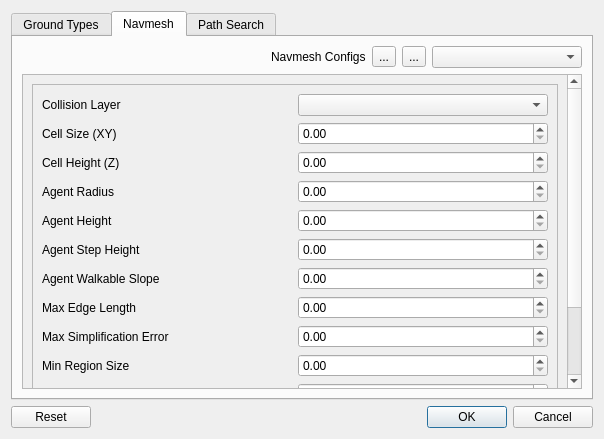
<?xml version="1.0" encoding="UTF-8"?>
<ui version="4.0">
 <class>AiProjectSettingsDlg</class>
 <widget class="QDialog" name="AiProjectSettingsDlg">
  <property name="geometry">
   <rect>
    <x>0</x>
    <y>0</y>
    <width>604</width>
    <height>439</height>
   </rect>
  </property>
  <property name="windowTitle">
   <string>Ai Project Settings</string>
  </property>
  <property name="windowIcon">
   <iconset resource="../QtResources/resources.qrc">
    <normaloff>:/AiPlugin/plAiPlugin.svg</normaloff>:/AiPlugin/plAiPlugin.svg</iconset>
  </property>
  <layout class="QVBoxLayout" name="verticalLayout">
   <item>
    <widget class="QTabWidget" name="Tabs">
     <property name="currentIndex">
      <number>1</number>
     </property>
     <widget class="QWidget" name="GroundTypesTab">
      <attribute name="title">
       <string>Ground Types</string>
      </attribute>
      <layout class="QHBoxLayout" name="horizontalLayout">
       <item>
        <widget class="QListWidget" name="GroundTypes">
         <property name="selectionBehavior">
          <enum>QAbstractItemView::SelectRows</enum>
         </property>
         <property name="uniformItemSizes">
          <bool>true</bool>
         </property>
        </widget>
       </item>
      </layout>
     </widget>
     <widget class="QWidget" name="NavmeshTab">
      <attribute name="title">
       <string>Navmesh</string>
      </attribute>
      <layout class="QVBoxLayout" name="verticalLayout_3">
       <item>
        <layout class="QHBoxLayout" name="horizontalLayout_4">
         <item>
          <spacer name="horizontalSpacer_2">
           <property name="orientation">
            <enum>Qt::Horizontal</enum>
           </property>
           <property name="sizeHint" stdset="0">
            <size>
             <width>40</width>
             <height>20</height>
            </size>
           </property>
          </spacer>
         </item>
         <item>
          <widget class="QLabel" name="label_2">
           <property name="text">
            <string>Navmesh Configs</string>
           </property>
          </widget>
         </item>
         <item>
          <widget class="QToolButton" name="AddMeshCfg">
           <property name="text">
            <string>...</string>
           </property>
           <property name="icon">
            <iconset resource="../../../../Tools/Libs/GuiFoundation/QtResources/resources.qrc">
             <normaloff>:/GuiFoundation/Icons/Add.svg</normaloff>:/GuiFoundation/Icons/Add.svg</iconset>
           </property>
          </widget>
         </item>
         <item>
          <widget class="QToolButton" name="RemoveMeshCfg">
           <property name="text">
            <string>...</string>
           </property>
           <property name="icon">
            <iconset resource="../../../../Tools/Libs/GuiFoundation/QtResources/resources.qrc">
             <normaloff>:/GuiFoundation/Icons/Delete.svg</normaloff>:/GuiFoundation/Icons/Delete.svg</iconset>
           </property>
          </widget>
         </item>
         <item>
          <widget class="QComboBox" name="SelectedMeshCfg">
           <property name="minimumSize">
            <size>
             <width>150</width>
             <height>0</height>
            </size>
           </property>
          </widget>
         </item>
        </layout>
       </item>
       <item>
        <widget class="QScrollArea" name="scrollArea">
         <property name="widgetResizable">
          <bool>true</bool>
         </property>
         <widget class="QWidget" name="scrollAreaWidgetContents">
          <property name="geometry">
           <rect>
            <x>0</x>
            <y>-66</y>
            <width>543</width>
            <height>382</height>
           </rect>
          </property>
          <layout class="QHBoxLayout" name="horizontalLayout_5">
           <item>
            <widget class="QFrame" name="NavmeshCfg">
             <property name="frameShape">
              <enum>QFrame::StyledPanel</enum>
             </property>
             <property name="frameShadow">
              <enum>QFrame::Raised</enum>
             </property>
             <layout class="QGridLayout" name="gridLayout">
              <item row="1" column="1">
               <widget class="QDoubleSpinBox" name="NavCellSize"/>
              </item>
              <item row="14" column="0">
               <spacer name="verticalSpacer">
                <property name="orientation">
                 <enum>Qt::Vertical</enum>
                </property>
                <property name="sizeHint" stdset="0">
                 <size>
                  <width>20</width>
                  <height>3</height>
                 </size>
                </property>
               </spacer>
              </item>
              <item row="11" column="1">
               <widget class="QDoubleSpinBox" name="NavDetailSampleDistance"/>
              </item>
              <item row="2" column="1">
               <widget class="QDoubleSpinBox" name="NavCellHeight"/>
              </item>
              <item row="1" column="0">
               <widget class="QLabel" name="label_3">
                <property name="text">
                 <string>Cell Size (XY)</string>
                </property>
               </widget>
              </item>
              <item row="9" column="0">
               <widget class="QLabel" name="label_12">
                <property name="text">
                 <string>Min Region Size</string>
                </property>
               </widget>
              </item>
              <item row="5" column="1">
               <widget class="QDoubleSpinBox" name="NavAgentStep"/>
              </item>
              <item row="4" column="0">
               <widget class="QLabel" name="label_6">
                <property name="text">
                 <string>Agent Height</string>
                </property>
               </widget>
              </item>
              <item row="7" column="1">
               <widget class="QDoubleSpinBox" name="NavMaxEdgeLength"/>
              </item>
              <item row="7" column="0">
               <widget class="QLabel" name="label_9">
                <property name="text">
                 <string>Max Edge Length</string>
                </property>
               </widget>
              </item>
              <item row="9" column="1">
               <widget class="QDoubleSpinBox" name="NavMinRegionSize"/>
              </item>
              <item row="8" column="1">
               <widget class="QDoubleSpinBox" name="NavSimplificationError"/>
              </item>
              <item row="10" column="0">
               <widget class="QLabel" name="label_11">
                <property name="text">
                 <string>Region Merge Size</string>
                </property>
               </widget>
              </item>
              <item row="3" column="1">
               <widget class="QDoubleSpinBox" name="NavAgentRadius"/>
              </item>
              <item row="13" column="0">
               <spacer name="verticalSpacer_2">
                <property name="orientation">
                 <enum>Qt::Vertical</enum>
                </property>
                <property name="sizeHint" stdset="0">
                 <size>
                  <width>20</width>
                  <height>194</height>
                 </size>
                </property>
               </spacer>
              </item>
              <item row="6" column="1">
               <widget class="QDoubleSpinBox" name="NavAgentSlope"/>
              </item>
              <item row="3" column="0">
               <widget class="QLabel" name="label_5">
                <property name="text">
                 <string>Agent Radius</string>
                </property>
               </widget>
              </item>
              <item row="10" column="1">
               <widget class="QDoubleSpinBox" name="NavRegionMergeSize"/>
              </item>
              <item row="4" column="1">
               <widget class="QDoubleSpinBox" name="NavAgentHeight"/>
              </item>
              <item row="6" column="0">
               <widget class="QLabel" name="label_8">
                <property name="text">
                 <string>Agent Walkable Slope</string>
                </property>
               </widget>
              </item>
              <item row="5" column="0">
               <widget class="QLabel" name="label_7">
                <property name="text">
                 <string>Agent Step Height</string>
                </property>
               </widget>
              </item>
              <item row="12" column="1">
               <widget class="QDoubleSpinBox" name="NavDetailSampleError"/>
              </item>
              <item row="2" column="0">
               <widget class="QLabel" name="label_4">
                <property name="text">
                 <string>Cell Height (Z)</string>
                </property>
               </widget>
              </item>
              <item row="12" column="0">
               <widget class="QLabel" name="label_14">
                <property name="text">
                 <string>Detail Sample Error</string>
                </property>
               </widget>
              </item>
              <item row="11" column="0">
               <widget class="QLabel" name="label_13">
                <property name="text">
                 <string>Detail Sample Distance</string>
                </property>
               </widget>
              </item>
              <item row="8" column="0">
               <widget class="QLabel" name="label_10">
                <property name="text">
                 <string>Max Simplification Error</string>
                </property>
               </widget>
              </item>
              <item row="0" column="0">
               <widget class="QLabel" name="label_15">
                <property name="text">
                 <string>Collision Layer</string>
                </property>
               </widget>
              </item>
              <item row="0" column="1">
               <widget class="QComboBox" name="CollisionLayer"/>
              </item>
             </layout>
            </widget>
           </item>
          </layout>
         </widget>
        </widget>
       </item>
      </layout>
     </widget>
     <widget class="QWidget" name="PathSearchTab">
      <attribute name="title">
       <string>Path Search</string>
      </attribute>
      <layout class="QHBoxLayout" name="horizontalLayout_3">
       <item>
        <layout class="QVBoxLayout" name="verticalLayout_2">
         <item>
          <layout class="QHBoxLayout" name="horizontalLayout_2">
           <item>
            <spacer name="horizontalSpacer">
             <property name="orientation">
              <enum>Qt::Horizontal</enum>
             </property>
             <property name="sizeHint" stdset="0">
              <size>
               <width>40</width>
               <height>20</height>
              </size>
             </property>
            </spacer>
           </item>
           <item>
            <widget class="QLabel" name="label">
             <property name="text">
              <string>Search Configs</string>
             </property>
            </widget>
           </item>
           <item>
            <widget class="QToolButton" name="AddPathCfg">
             <property name="text">
              <string>...</string>
             </property>
             <property name="icon">
              <iconset resource="../../../../Tools/Libs/GuiFoundation/QtResources/resources.qrc">
               <normaloff>:/GuiFoundation/Icons/Add.svg</normaloff>:/GuiFoundation/Icons/Add.svg</iconset>
             </property>
            </widget>
           </item>
           <item>
            <widget class="QToolButton" name="RemovePathCfg">
             <property name="text">
              <string>...</string>
             </property>
             <property name="icon">
              <iconset resource="../../../../Tools/Libs/GuiFoundation/QtResources/resources.qrc">
               <normaloff>:/GuiFoundation/Icons/Delete.svg</normaloff>:/GuiFoundation/Icons/Delete.svg</iconset>
             </property>
            </widget>
           </item>
           <item>
            <widget class="QComboBox" name="SelectedPathCfg">
             <property name="minimumSize">
              <size>
               <width>150</width>
               <height>0</height>
              </size>
             </property>
            </widget>
           </item>
          </layout>
         </item>
         <item>
          <widget class="QTableWidget" name="PathConfig">
           <property name="editTriggers">
            <set>QAbstractItemView::NoEditTriggers</set>
           </property>
           <property name="alternatingRowColors">
            <bool>false</bool>
           </property>
           <property name="selectionMode">
            <enum>QAbstractItemView::SingleSelection</enum>
           </property>
           <property name="selectionBehavior">
            <enum>QAbstractItemView::SelectRows</enum>
           </property>
           <property name="wordWrap">
            <bool>false</bool>
           </property>
           <property name="cornerButtonEnabled">
            <bool>false</bool>
           </property>
           <attribute name="horizontalHeaderStretchLastSection">
            <bool>true</bool>
           </attribute>
           <attribute name="verticalHeaderVisible">
            <bool>false</bool>
           </attribute>
           <column>
            <property name="text">
             <string>Ground Type</string>
            </property>
           </column>
           <column>
            <property name="text">
             <string>Traversal Allowed</string>
            </property>
           </column>
           <column>
            <property name="text">
             <string>Traversal Cost</string>
            </property>
           </column>
          </widget>
         </item>
        </layout>
       </item>
      </layout>
     </widget>
    </widget>
   </item>
   <item>
    <widget class="QDialogButtonBox" name="DefaultButtons">
     <property name="orientation">
      <enum>Qt::Horizontal</enum>
     </property>
     <property name="standardButtons">
      <set>QDialogButtonBox::Cancel|QDialogButtonBox::Ok|QDialogButtonBox::Reset</set>
     </property>
     <property name="centerButtons">
      <bool>false</bool>
     </property>
    </widget>
   </item>
  </layout>
 </widget>
 <tabstops>
  <tabstop>GroundTypes</tabstop>
  <tabstop>AddMeshCfg</tabstop>
  <tabstop>RemoveMeshCfg</tabstop>
  <tabstop>SelectedMeshCfg</tabstop>
  <tabstop>scrollArea</tabstop>
  <tabstop>CollisionLayer</tabstop>
  <tabstop>NavCellSize</tabstop>
  <tabstop>NavCellHeight</tabstop>
  <tabstop>NavAgentRadius</tabstop>
  <tabstop>NavAgentHeight</tabstop>
  <tabstop>NavAgentStep</tabstop>
  <tabstop>NavAgentSlope</tabstop>
  <tabstop>NavMaxEdgeLength</tabstop>
  <tabstop>NavSimplificationError</tabstop>
  <tabstop>NavMinRegionSize</tabstop>
  <tabstop>NavRegionMergeSize</tabstop>
  <tabstop>NavDetailSampleDistance</tabstop>
  <tabstop>NavDetailSampleError</tabstop>
  <tabstop>Tabs</tabstop>
  <tabstop>AddPathCfg</tabstop>
  <tabstop>RemovePathCfg</tabstop>
  <tabstop>SelectedPathCfg</tabstop>
  <tabstop>PathConfig</tabstop>
 </tabstops>
 <resources>
  <include location="../../../../Tools/Libs/GuiFoundation/QtResources/resources.qrc"/>
  <include location="../QtResources/resources.qrc"/>
 </resources>
 <connections/>
</ui>
